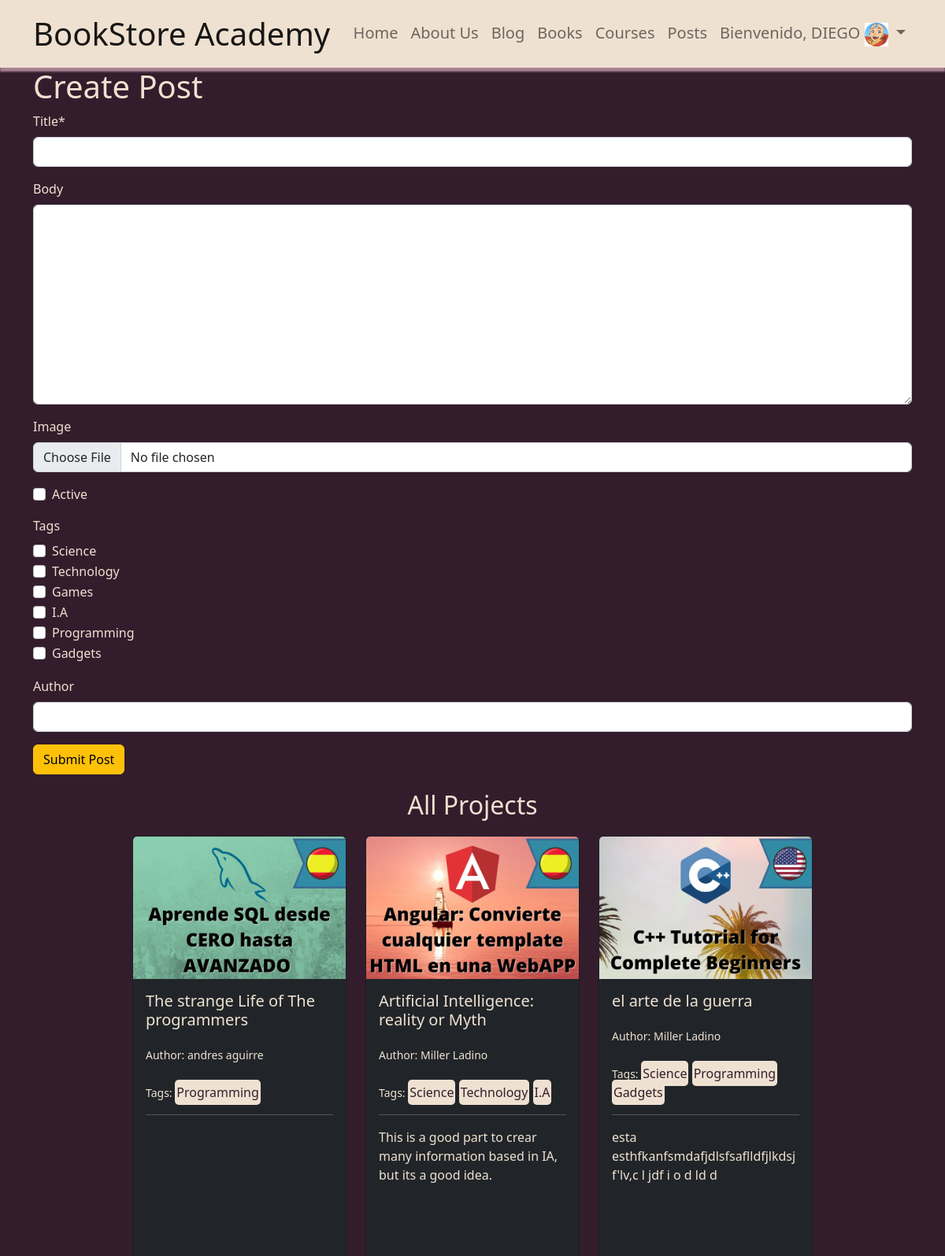
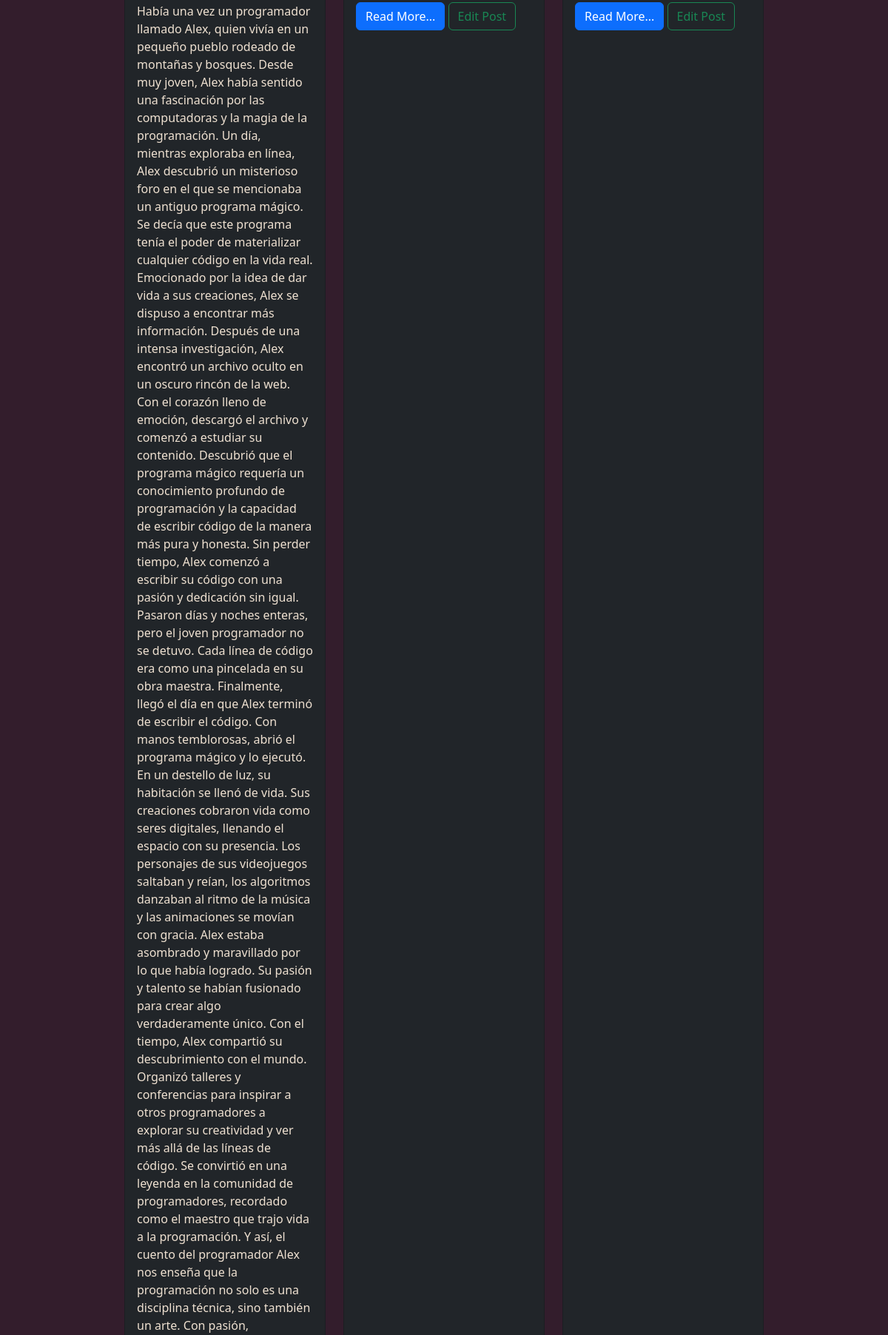
The app's page /posts/ (signed in, upper part) with its own data (2 pictures, top to bottom).
### libreria/models.py (models this page shows, shortened)
class Post(models.Model):
    title = models.CharField(max_length=200)
    body = RichTextField(null=True, blank=True)
    image = models.ImageField(null=True, blank=True, upload_to='images', default='placeholder.png')
    state = models.BooleanField('Active', default=False)
    tags = models.ManyToManyField(Tag, blank=True)
    author = models.CharField(max_length=100, null=True, blank=True,)

class Tag(models.Model):
    name = models.CharField(max_length=200)
    def __str__(self):
        return self.name

### libreria/views.py (the view)
# urls.py: path('posts/', views.insertPost, name='insertUrl'),
@login_required
def insertPost(request):
    posts = Post.objects.filter(state=True)
    form = PostForm()
    if request.method =='POST':
        form = PostForm(request.POST, request.FILES)
        if form.is_valid():
            form.save()
        return redirect('/')
    avatar = getavatar(request)
    context = {'form': form, 'posts': posts, 'avatar':avatar}
    return render(request, 'posts/index.html', context)

### libreria/forms.py
class PostForm(ModelForm):
    class Meta:
        model = Post
        fields ='__all__'
        widgets = {
            'tags': forms.CheckboxSelectMultiple(),
        }

### libreria/views.py (called while the page is built)
def getavatar(request):
    avatar = Avatar.objects.filter(user = request.user.id)
    try:
        avatar = avatar[0].image.url
    except:
        avatar = None
    return avatar

### libreria/templates/posts/index.html (shortened to what this page needs)
{% extends 'base.html' %}
{% load static %}
{% load crispy_forms_tags %}
{% block content %}
<div class="main-container">
    <h1>Create Post</h1>
    <form action="" method="POST" enctype="multipart/form-data">
        {{form|crispy}}
        <input class="btn btn-warning" type="submit" value="Submit Post">
    </form>
</div>
<h2 style="text-align:center; margin: 20px 0px; ">All Projects</h2>
    <div class="main-container container d-flex justify-content-center gap-4 flex-wrap">
            {% for post in posts %}
            <div class="card bg-dark" style="width: 17rem;">
                <img src="{{post.image.url}}" class="card-img-top" alt="{{post.title}}" >
                <div class="card-body">
                  <h5 class="card-title" style=" margin-bottom: 20px;">{{post.title}}</h5>
                  <div><small>Author: {{post.author}}</small></div>
                  <br>
                  <small>Tags: </small>
                  {% for tag in post.tags.all %}
                        <span class="tag" style="background-color: #EFE1D1; color:#331D2C; padding:5px 2px; border-radius: 5px;">{{tag}}</span>
                        {% endfor %}
                        <hr>
                  <p class="card-text" style="height: 300px; max-height: 150px; overflow:hidden;">{{post.body|safe}}</p>
                  <a href="{%  url 'post' post.id %}" class="btn btn-primary">Read More...</a>
                  <a href="{% url 'editUrl' post.id %}" class="btn btn-outline-success">Edit Post</a>
                </div>
              </div>
            {% endfor %}
        </div>
    </div>
{% endblock content %}

### libreria/templates/base.html (shortened to what this page needs)
{% load static %}
<!doctype html>
<html lang="en">
<head>
    <link href="https://cdn.jsdelivr.net/npm/bootstrap@5.2.1/dist/css/bootstrap.min.css" rel="stylesheet"
>
</head>
<body class="p-0 container-fluid m-0 " style="background-color: #331D2C; color:#EFE1D1;">
    <nav class="navbar navbar-expand-lg sticky-top" style="background-color: #EFE1D1;box-shadow: 0px 5px 2px #A78295;">
        <div class="container">
            <a class="navbar-brand fs-1" href="{% url 'home' %}" >BookStore Academy</a>
            <div class="collapse navbar-collapse fs-5" id="navbarNav">
                {% with request.resolver_match.url_name as url_name %}
                <ul class="navbar-nav ms-auto ">
                    <li class="nav-item">
                        <a class="nav-link" href="{% url 'home' %}">Home</a>
                    </li>
                    <li class="nav-item">
                        <a class="nav-link" href="{% url 'us' %}">About Us</a>
                      </li>
                      <li class="nav-item">
                        <a class="nav-link" href="{% url 'blog' %}">Blog</a>
                      </li>
                    {% if request.user.is_authenticated %}
                        <li class="nav-item"><a class="nav-link" href="{% url 'books' %}">Books</a></li>
                        <li class="nav-item"><a class="nav-link" href="{% url 'courses' %}">Courses</a></li>
                        <li class="nav-item"><a class="nav-link" href="{% url 'insertUrl' %}">Posts</a></li>
                    {% else %}
                        <li class="nav-item">  <a class="nav-link" href="{% url 'login' %}"> Login</a></li>
                        <li class="nav-item">  <a class="nav-link" href="{% url 'register' %}"> Register</a></li>
                    {% endif%}
                    {% if request.user.is_authenticated %}
                    <li class="nav-item dropdown ">
                        <a class="nav-link dropdown-toggle " href="{% url 'profile' %}" role="button" data-bs-toggle="dropdown" aria-expanded="false">
                            Bienvenido, {{ user.username | upper }} <img src='{{avatar}}' width='30px'>
                          </a>
                    </li>
                    {% endif%}
                </ul>
                {% endwith %}
            </div>
        </div>
    </nav>
    <div class="container">
        <div class="row">
            <div class="col-12">
                {% block content %} {% endblock %}
            </div>
        </div>
</body>
</html>

### records on screen
Post: image (picture), title "The strange Life of The programmers", author "andres aguirre"
Tag: name "Programming"
Post: image (picture), title "Artificial Intelligence: reality or Myth", author "Miller Ladino", body "This is a good part to crear many information based in IA, but its a good idea."
Tag: name "Science"
Tag: name "Technology"
Tag: name "I.A"
Post: image (picture), title "el arte de la guerra", author "Miller Ladino", body "esta esthfkanfsmdafjdlsfsaflldfjlkdsjf'lv,c l jdf i o d ld d"
Tag: name "Gadgets"

### other values on screen
{{ user.username | upper }} "DIEGO"
